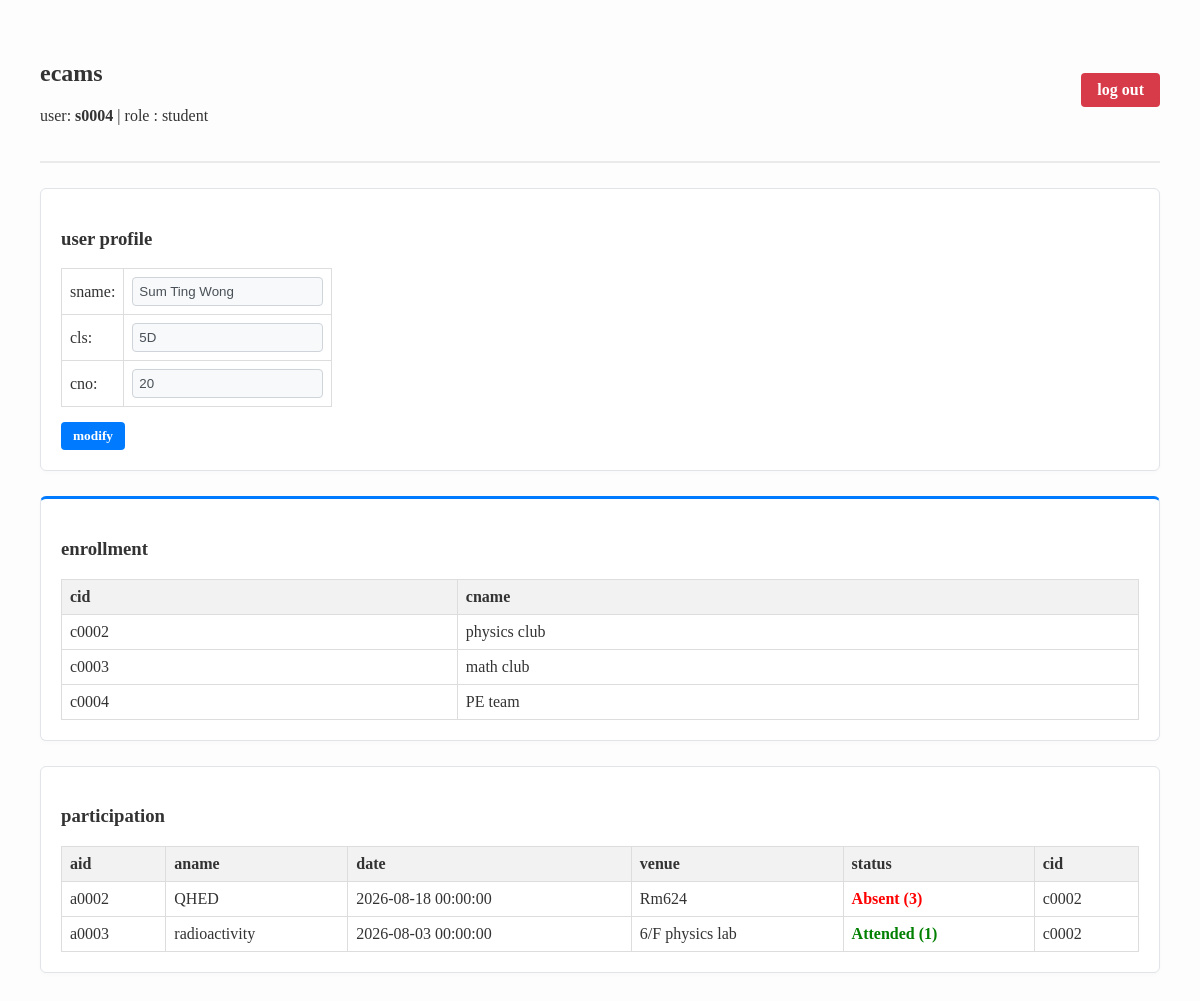
The app's page /web/dashboard.php (signed in) with its own data.
### tables this page shows
CREATE TABLE `student` (
  `sid` char(5) NOT NULL,
  `sname` varchar(40) DEFAULT NULL,
  `scls` char(2) DEFAULT NULL,
  `scno` int(11) DEFAULT NULL,
  `role` varchar(40) DEFAULT NULL,
  `pw` char(8) DEFAULT NULL
);

CREATE TABLE `enrollment` (
  `sid` char(5) NOT NULL,
  `cid` char(5) NOT NULL
);

CREATE TABLE `club` (
  `cid` char(5) NOT NULL,
  `cname` varchar(40) DEFAULT NULL,
  `tid` char(5) DEFAULT NULL
);

CREATE TABLE `participation` (
  `sid` char(5) DEFAULT NULL,
  `aid` char(5) DEFAULT NULL,
  `status` int(11) DEFAULT NULL
);

CREATE TABLE `activity` (
  `aid` char(5) NOT NULL,
  `aname` varchar(40) DEFAULT NULL,
  `adate` datetime DEFAULT NULL,
  `venue` varchar(40) DEFAULT NULL,
  `attendance` decimal(4,4) DEFAULT NULL,
  `cid` char(5) DEFAULT NULL,
  `stuMon` char(5) DEFAULT NULL
);

### web/dashboard.php (the view, shortened to what this page needs)
<?php
$user_id = $_SESSION['userid'];
$role = $_SESSION['role'];
$host = "localhost";
$db_user = "root";
$db_pass = "";
$db_name = "ecams";
$conn = new mysqli($host, $db_user, $db_pass, $db_name);
$student_data = null;
$my_enrollments = [];
$my_participations = [];
if ($role === 'student' || $role === 'monitor') {
    $stmt = $conn->prepare("SELECT * FROM student WHERE sid = ?");
    $stmt->bind_param("s", $user_id);
    $stmt->execute();
    $student_data = $stmt->get_result()->fetch_assoc();
    $stmt = $conn->prepare("
        SELECT e.cid, c.cname
        FROM enrollment e
        JOIN club c ON e.cid = c.cid
        WHERE e.sid = ?
        ORDER BY e.cid
    ");
    $stmt->bind_param("s", $user_id);
    $stmt->execute();
    $res = $stmt->get_result();
    while ($row = $res->fetch_assoc()) {
        $my_enrollments[] = $row;
    }
    $stmt = $conn->prepare("
        SELECT p.aid, a.aname, a.adate, a.venue, p.status , a.cid
        FROM participation p
        JOIN activity a ON p.aid = a.aid
        WHERE p.sid = ?
        ORDER BY a.adate DESC
    ");
    $stmt->bind_param("s", $user_id);
    $stmt->execute();
    $res = $stmt->get_result();
    while ($row = $res->fetch_assoc()) {
        $my_participations[] = $row;
    }
}
?>
<!DOCTYPE html>
<html lang="en">
<head>
</head>
<body>
    <div class="header-bar">
        <div>
            <h2>ecams</h2>
            <p>user: <strong><?php echo htmlspecialchars($user_id); ?></strong> | role : <?php echo htmlspecialchars($role); ?></span></p>
        </div>
        <a href="logout.php" class="btn-logout">log out</a>
    </div>
    <?php if ($role !== 'admin'): ?>
    <div class="section-box" id="sec-profile">
        <h3>user profile</h3>
        <form action="update.php" method="POST">
            <table style="width: auto;">
                <?php if ($role === 'student' || $role === 'monitor'): ?>
                    <tr>
                        <td>sname:</td>
                        <td><input type="text" name="sname" value="<?php echo htmlspecialchars($student_data['sname'] ?? ''); ?>" readonly></td>
                    </tr>
                    <tr>
                        <td>cls:</td>
                        <td><input type="text" name="scls" value="<?php echo htmlspecialchars($student_data['scls'] ?? ''); ?>" readonly></td>
                    </tr>
                    <tr>
                        <td>cno:</td>
                        <td><input type="number" name="scno" value="<?php echo htmlspecialchars($student_data['scno'] ?? ''); ?>" readonly></td>
                    </tr>
                <?php endif; ?>
            </table>
            <div style="margin-top: 15px;">
                <button type="button" class="btn btn-modify" onclick="enableSection('sec-profile')">modify</button>
            </div>
        </form>
    </div>
    <?php endif; ?>
    <?php if ($role === 'student' || $role === 'monitor'): ?>
    <div class="section-box" id='sec-my-records' style='border-top: 3px solid #007BFF'>
        <h3>enrollment</h3>
        <table>
            <thead>
                <tr><th>cid</th><th>cname</th></tr>
            </thead>
            <tbody>
                <?php if (!empty($my_enrollments)): ?>
                    <?php foreach ($my_enrollments as $enroll): ?>
                        <tr>
                            <td><?php echo htmlspecialchars($enroll['cid']); ?></td>
                            <td><?php echo htmlspecialchars($enroll['cname']); ?></td>
                        </tr>
                    <?php endforeach; ?>
                <?php else: ?>
                    <tr><td colspan="2" style="color: #666; ">you didnt join no club</td></tr>
                <?php endif; ?>
            </tbody>
        </table>
    </div>
    <div class="section-box">
        <h3>participation</h3>
        <table>
            <thead>
                <tr><th>aid</th><th>aname</th><th>date</th><th>venue</th><th>status</th><th>cid</th></tr>
            </thead>
            <tbody>
                <?php if (!empty($my_participations)): ?>
                    <?php foreach ($my_participations as $part): ?>
                        <tr>
                            <td><?php echo htmlspecialchars($part['aid']); ?></td>
                            <td><?php echo htmlspecialchars($part['aname']); ?></td>
                            <td><?php echo htmlspecialchars($part['adate'] ?? 'N/A'); ?></td>
                            <td><?php echo htmlspecialchars($part['venue'] ?? 'N/A'); ?></td>
                            <td>
                                <strong>
                                <?php
                                    if ($part['status'] == 1) echo "<span style='color:green;'>Attended (1)</span>";
                                    elseif ($part['status'] == 2) echo "<span style='color:orange;'>Late (2)</span>";
                                    elseif ($part['status'] == 3) echo "<span style='color:red;'>Absent (3)</span>";
                                    else echo "Unknown (" . htmlspecialchars($part['status']) . ")";
                                ?>
                                </strong>
                            </td>
                            <td><?php echo htmlspecialchars($part['cid'] ?? 'NULL'); ?></td>
                        </tr>
                    <?php endforeach; ?>
                <?php else: ?>
                    <tr><td colspan="5" style="color: #666; ">no record</td></tr>
                <?php endif; ?>
            </tbody>
        </table>
    </div>
    <?php endif; ?>
</body>
</html>

### web/dashboard.php (style rules this page uses)
body { background: #fdfdfd; color: #333; margin: 40px; }
.header-bar { display: flex; justify-content: space-between; align-items: center; border-bottom: 2px solid #eaeaea; padding-bottom: 20px; }
.section-box { background: #fff; border: 1px solid #e1e4e8; border-radius: 6px; padding: 20px; margin-top: 25px; box-shadow: 0 2px 4px rgba(0,0,0,0.02); }
.btn { padding: 6px 12px; border: none; border-radius: 4px; font-weight: bold; cursor: pointer; margin-right: 5px; }
.btn-modify { font-family: Times; background: #007bff; color: white; }
.btn-logout { background: #d73a49; color: white; padding: 8px 16px; text-decoration: none; border-radius: 4px; font-weight: bold; }
input[readonly], select[disabled] { background-color: #f8f9fa; border: 1px solid #ced4da; color: #495057; }
input, select { padding: 6px; border: 1px solid #007BFF; border-radius: 4px; }
table { border-collapse: collapse; width: 100%; margin-top: 10px; }
th, td { border: 1px solid #dddddd; text-align: left; padding: 8px; }
th { background-color: #f2f2f2; }

### records on screen
student: sname "Sum Ting Wong", scls "5D", scno "20"
enrollment: cid "c0002", cid.cname "physics club"
enrollment: cid "c0003", cid.cname "math club"
enrollment: cid "c0004", cid.cname "PE team"
participation: aid "a0002", aid.aname "QHED", aid.adate "2026-08-18 00:00:00", aid.venue "Rm624", status "Absent (3)", aid.cid "c0002"
participation: aid "a0003", aid.aname "radioactivity", aid.adate "2026-08-03 00:00:00", aid.venue "6/F physics lab", status "Attended (1)", aid.cid "c0002"

### other values on screen
$user_id "s0004"
$role "student"
